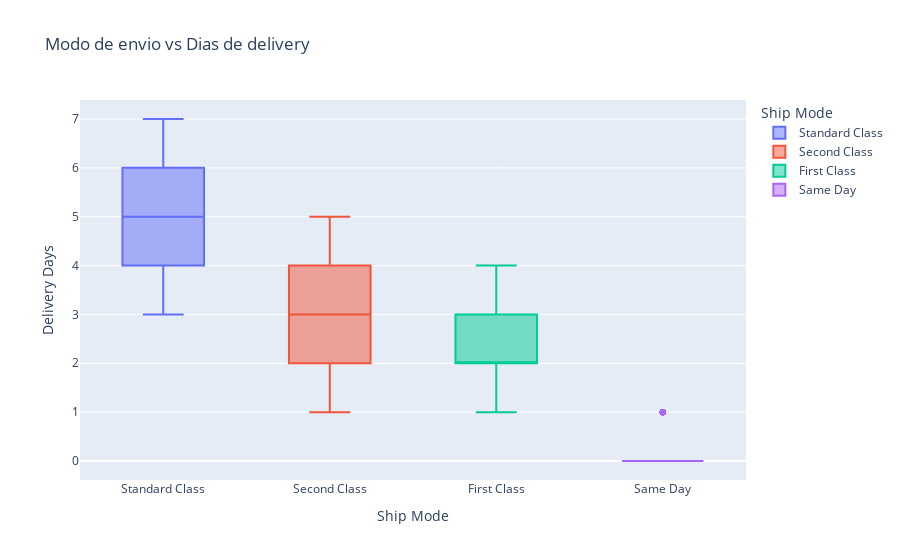

Notebook cell for this chart:
### Markdown cell above
##### Se puede apreciar que la categoria de producto que mas ventas tiene es tecnologia con regular consumer siendo si segmento con ventas mas altas.

### Code cell
#Grafico de cajas que muestra el impacto de los dias de delivery con el modo de envio
box_fig = px.box(df, x='Ship Mode', y='Delivery Days', title='Modo de envio vs Dias de delivery',color='Ship Mode')

box_fig.show()

### Figure 1 — Plotly figure (JSON) as saved in the notebook; plotly's stock layout.template omitted (floating-point values rounded to 4 significant figures; data arrays with more than 128 entries replaced by an {"elided": "..."} marker saying what was removed)
{"data": [{"alignmentgroup": "True", "hovertemplate": "Ship Mode=%{x}<br>Delivery Days=%{y}<extra></extra>", "legendgroup": "Standard Class", "marker": {"color": "#636efa"}, "name": "Standard Class", "notched": false, "offsetgroup": "Standard Class", "orientation": "v", "showlegend": true, "type": "box", "x": {"elided": "5859 str values"}, "x0": " ", "xaxis": "x", "y": {"elided": "5859 int values"}, "y0": " ", "yaxis": "y"}, {"alignmentgroup": "True", "hovertemplate": "Ship Mode=%{x}<br>Delivery Days=%{y}<extra></extra>", "legendgroup": "Second Class", "marker": {"color": "#EF553B"}, "name": "Second Class", "notched": false, "offsetgroup": "Second Class", "orientation": "v", "showlegend": true, "type": "box", "x": {"elided": "1902 str values"}, "x0": " ", "xaxis": "x", "y": {"elided": "1902 int values"}, "y0": " ", "yaxis": "y"}, {"alignmentgroup": "True", "hovertemplate": "Ship Mode=%{x}<br>Delivery Days=%{y}<extra></extra>", "legendgroup": "First Class", "marker": {"color": "#00cc96"}, "name": "First Class", "notched": false, "offsetgroup": "First Class", "orientation": "v", "showlegend": true, "type": "box", "x": {"elided": "1501 str values"}, "x0": " ", "xaxis": "x", "y": {"elided": "1501 int values"}, "y0": " ", "yaxis": "y"}, {"alignmentgroup": "True", "hovertemplate": "Ship Mode=%{x}<br>Delivery Days=%{y}<extra></extra>", "legendgroup": "Same Day", "marker": {"color": "#ab63fa"}, "name": "Same Day", "notched": false, "offsetgroup": "Same Day", "orientation": "v", "showlegend": true, "type": "box", "x": {"elided": "538 str values"}, "x0": " ", "xaxis": "x", "y": {"elided": "538 int values"}, "y0": " ", "yaxis": "y"}], "layout": {"autosize": true, "boxmode": "overlay", "legend": {"title": {"text": "Ship Mode"}, "tracegroupgap": 0}, "title": {"text": "Modo de envio vs Dias de delivery"}, "xaxis": {"anchor": "y", "autorange": true, "categoryarray": ["Standard Class", "Second Class", "First Class", "Same Day"], "categoryorder": "array", "domain": [0, 1], "range": [-0.5, 3.5], "title": {"text": "Ship Mode"}, "type": "category"}, "yaxis": {"anchor": "x", "autorange": true, "domain": [0, 1], "range": [-0.3889, 7.389], "title": {"text": "Delivery Days"}, "type": "linear"}}}
